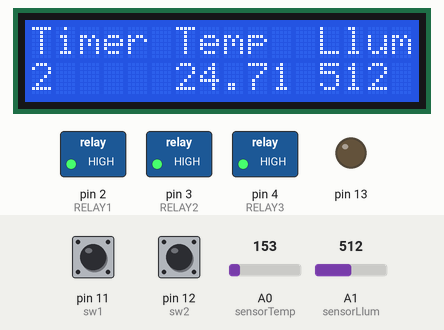
Simulated run of this sketch. Board: Arduino Uno, built with avr-gcc and run on an emulated ATmega328P. On the bench: 16×2 character LCD, switched loads named in the sketch (green lamp = pin HIGH), output pins drawn as LEDs (lit = HIGH). The inputs (shaded band) are chosen by the test bench; at power-on: pin 11 (sw1) HIGH, pin 12 (sw2) HIGH, A0 (sensorTemp) = 153, A1 (sensorLlum) = 512.

Above: at 2.2 s.
2.3 s: pin 11 (sw1) pulled LOW for 0.15 s
At 3.6 s:
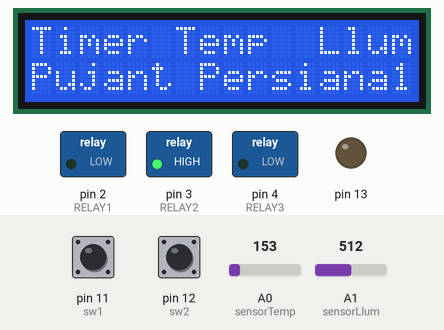
5.4 s: pin 12 (sw2) pulled LOW for 3.2 s
At 9.3 s:
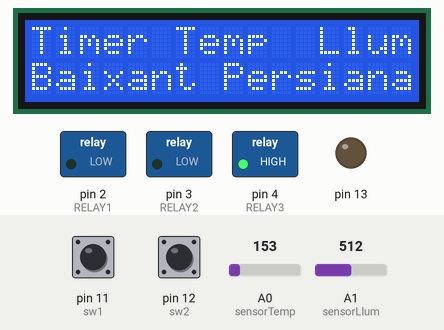
10.1 s: A0 (sensorTemp) set to 165
13.1 s: A1 (sensorLlum) set to 716
At 15.3 s:
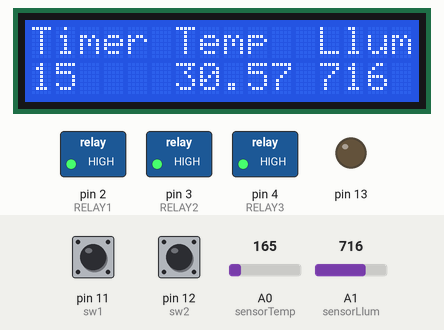
16.1 s: A0 (sensorTemp) set to 175
At 17.8 s:
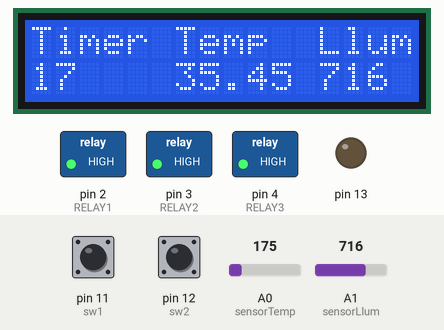
18.5 s: A1 (sensorLlum) set to 900
At 19.4 s:
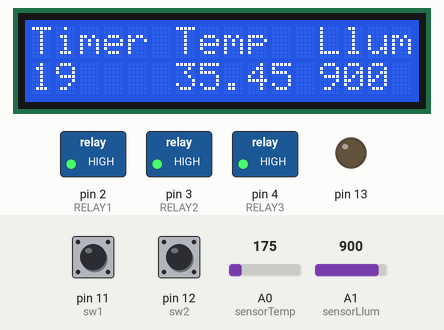
Timing chart, 0 to 21.5 s (numbered marks = the images above; inputs shaded):
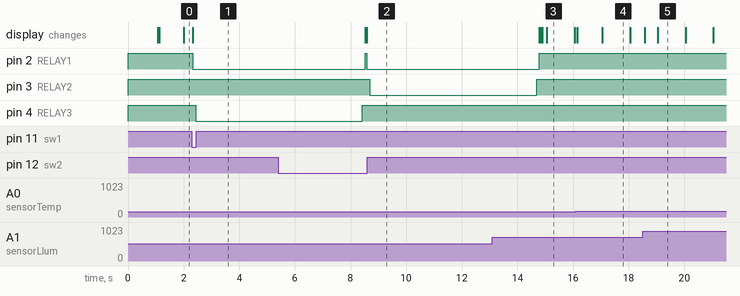

The sketch:

persianes.ino
```cpp
#include <LiquidCrystal.h>


LiquidCrystal lcd(5, 6, 7, 8, 9, 10);


#define RELAY1  2
#define RELAY2  3
#define RELAY3  4
#define RELAY4  5
#define RELAY5  6
#define RELAY6  7
#define RELAY7  8
#define RELAY8  9
#define sw1  11
#define sw2  12
#define sensorLlum 1
#define sensorTemp 0
enum {INDETERMINADO,CERRADA,ABIERTA}estadoPersiana;


int comptador_persiana=0;
int llumActual;

void iniciDisplay(){
   lcd.clear();
   lcd.setCursor(0, 0);
   lcd.print("Timer Temp  Llum");
}


void baixarpersiana1() {
    lcd.setCursor(0, 1);
    lcd.print("Baixant Persiana1");
    digitalWrite(RELAY1, LOW);
    delay(100);
    digitalWrite(RELAY2, LOW);
    delay(6000);
    digitalWrite(RELAY2, HIGH);
    delay(100);
    digitalWrite(RELAY1, HIGH);
    iniciDisplay();
}
void pujarpersiana1() {
    lcd.setCursor(0, 1);
    lcd.print("Pujant Persiana1");
    digitalWrite(RELAY1, LOW);
    delay(100);
    digitalWrite(RELAY3, LOW);
    delay(6000);
    digitalWrite(RELAY3, HIGH);
    delay(100);
    digitalWrite(RELAY1, HIGH);
    iniciDisplay();
}

void setup()

{
// Serial.begin(9600);
 enum {INDETERMINADO,CERRADA,ABIERTA}estadoPersiana;
 pinMode(RELAY1, OUTPUT);
 pinMode(RELAY2, OUTPUT);
 pinMode(RELAY3, OUTPUT);
 pinMode(RELAY4, OUTPUT);
 pinMode(RELAY5, OUTPUT);
 pinMode(RELAY6, OUTPUT);
 pinMode(RELAY7, OUTPUT);
 pinMode(RELAY8, OUTPUT);
 pinMode(13, OUTPUT);
 pinMode(sw1, INPUT_PULLUP);
 pinMode(sw2, INPUT_PULLUP);

//INICIALITZACIO SORTIDES per defecte
 digitalWrite(RELAY1,HIGH);
 digitalWrite(RELAY2,HIGH);
 digitalWrite(RELAY3,HIGH);
// digitalWrite(RELAY4,HIGH);
//digitalWrite(RELAY5,HIGH);
// digitalWrite(RELAY6,HIGH);
//digitalWrite(RELAY7,HIGH);
// digitalWrite(RELAY8,HIGH);


//LCD SETUP
 lcd.begin(16, 2);
 lcd.print("Benvinguts!!");
 delay(1000);
 iniciDisplay();

}

  int SwitchState1;             // current state of the switch
  int PreviousSwitchState1;     // previous state of the switch
  int RelayState1;              // current state of relay pin
  int SwitchState2;             // current state of the switch
  int PreviousSwitchState2;     // previous state of the switch
  int RelayState2;              // current state of relay pin


void loop()
  {

  //Temperatura
  int reading = analogRead(sensorTemp);
  float voltage = reading * 5.0;
  voltage /= 1024.0;
  float temperatureC = (voltage - 0.5) * 100 ;

  //Llum
  llumActual = analogRead(sensorLlum);


  int sw_pujar1 = digitalRead(sw1);
  int sw_baixar1 = digitalRead(sw2);

 if (sw_pujar1 == LOW){
   pujarpersiana1();
 }

 if (sw_baixar1 == LOW){
    baixarpersiana1();
 }

 /*
 tone(buzzer, 1000); // Send 1KHz sound signal...
    delay(100);
    noTone(buzzer);     // Stop sound...*/
/*  SwitchState1 = switch1;
  RelayState1 = digitalRead(RELAY1);


   if (SwitchState1 != PreviousSwitchState1) {
    // if the state has changed, check change direction
    if (SwitchState1 == LOW){

      // if the current state is HIGH then the switch went from off to on
      // instigate a relay state change:
      if (RelayState1 == HIGH)
          digitalWrite(RELAY1, LOW);
      else
          digitalWrite(RELAY1, HIGH);
        }
    }
PreviousSwitchState1 = SwitchState1;

  int switch2 = digitalRead(sw2);
  SwitchState2 = switch2;
  RelayState2 = digitalRead(RELAY2);

   if (SwitchState2 != PreviousSwitchState2) {
    // if the state has changed, check change direction
    if (SwitchState2 == LOW){

      // if the current state is HIGH then the switch went from off to on
      // instigate a relay state change:
      if (RelayState2 == HIGH)
          digitalWrite(RELAY2, LOW);
      else
          digitalWrite(RELAY2, HIGH);
        }
    }
PreviousSwitchState2 = SwitchState2;
*/

delay(50);
 lcd.setCursor(0, 1);
 lcd.print(millis()/1000);
 lcd.setCursor(6, 1);
 lcd.print(temperatureC);
 lcd.setCursor(12,1);
 lcd.print(llumActual);
}
```

Measured:
- after the input at 2.3 s, pin 2 (RELAY1): HIGH → LOW at once; pin 4 (RELAY3): HIGH → LOW after 0.13 s; the display: changes at once (image 1)
- after the input at 5.4 s, pin 3 (RELAY2): HIGH → LOW after 3.3 s; the display: first differs from a run without the input after 3.2 s (image 2)
- after the input at 10.1 s, every drawn part: stays the same
- what the display in image 3 shows lasts 1.0 s, from 15.1 s to 16.1 s
